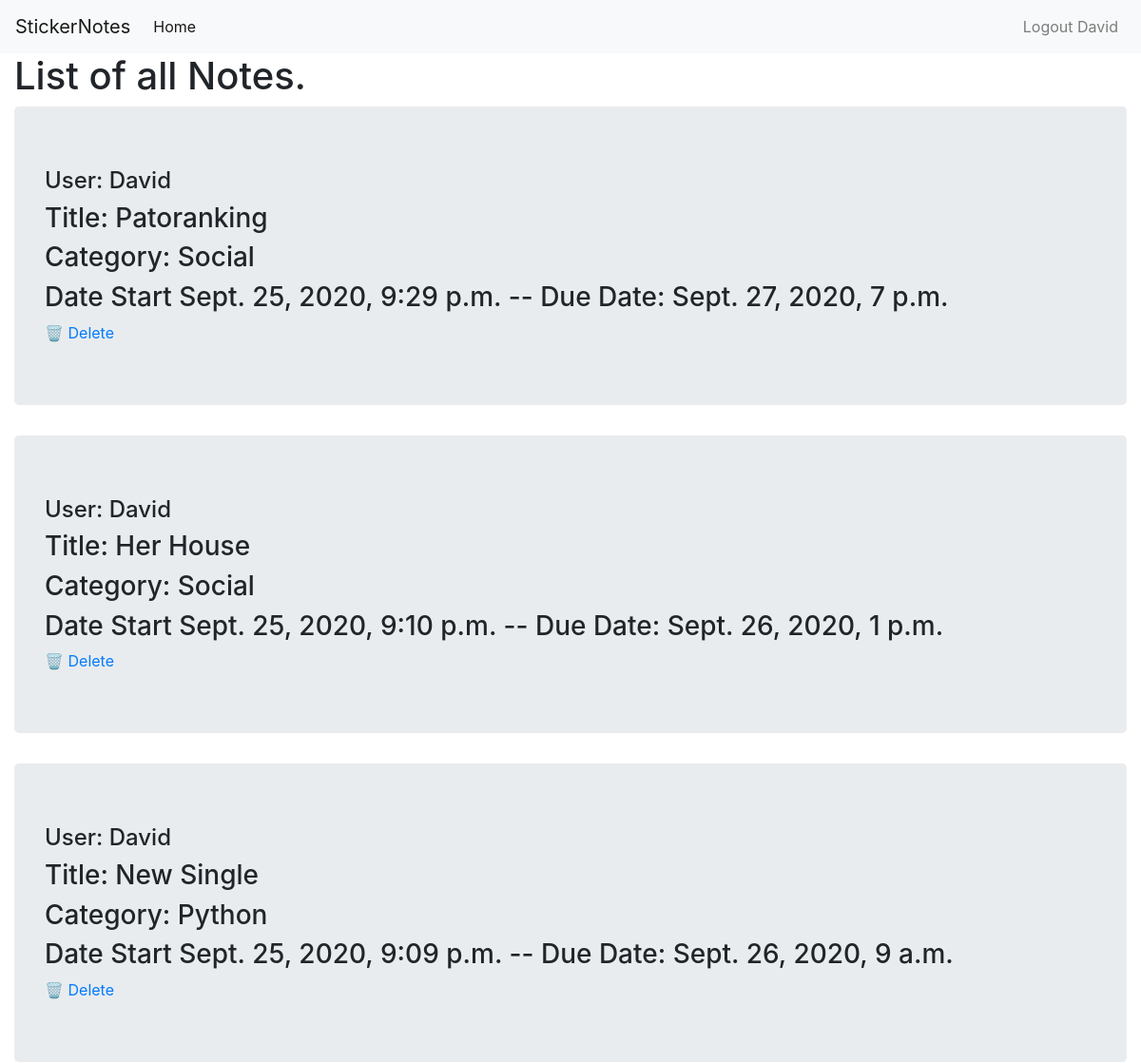
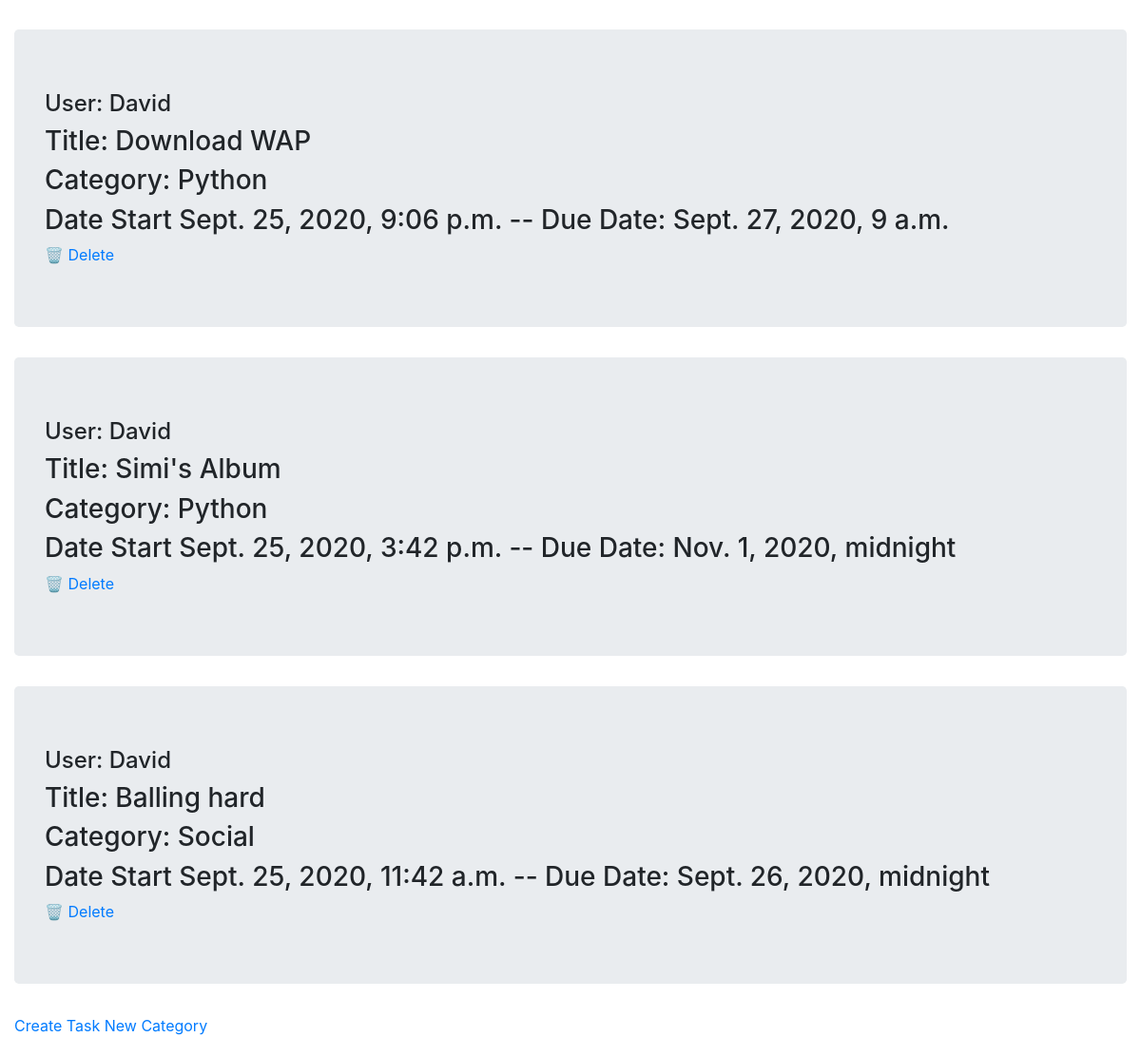
The app's page /notes/ (signed in), older data (2 pictures, top to bottom).
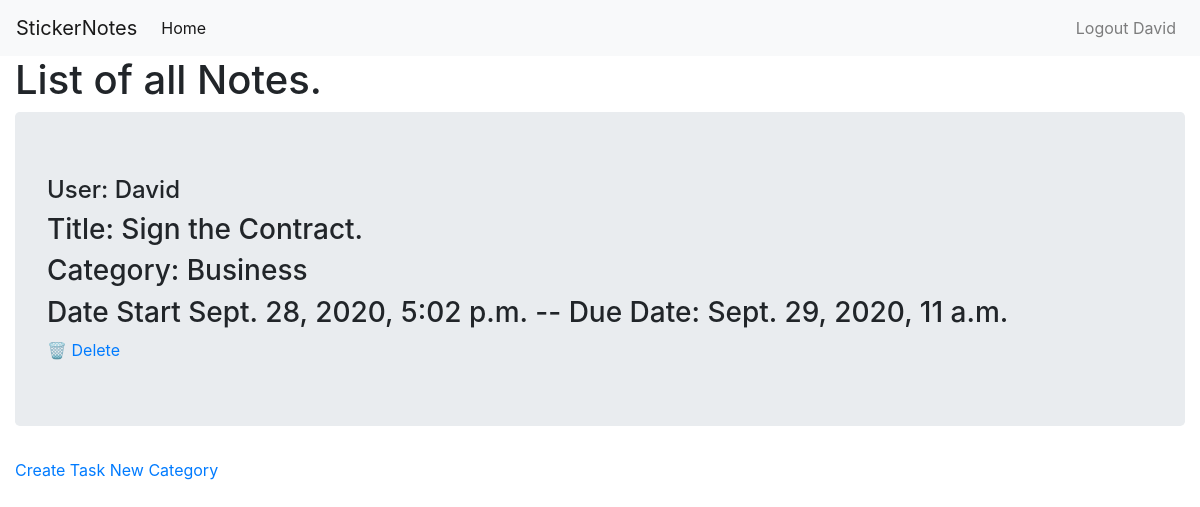
The same page, newer data.
### notesapp/models.py (models this page shows, shortened)
class Notes(models.Model):
    title = models.CharField(max_length=100)
    category = models.ForeignKey(Category, on_delete=models.CASCADE)
    author = models.ForeignKey(User, on_delete=models.CASCADE)
    pub_date = models.DateTimeField(auto_now_add=True)
    due_date = models.DateTimeField()
    class Meta():
        ordering = ['-pub_date']

class Category(models.Model):
    name = models.CharField(max_length=30)
    def __str__(self):
        return self.name

### notesapp/views.py (the view)
# urls.py: path('', views.ListNotes.as_view(), name='home')
class ListNotes(LoginRequiredMixin, ListView):
    model = Notes
    template_name = 'notesapp/home.html'
    def get_context_data(self, **kwargs):
        context = super().get_context_data(**kwargs)
        context['notes'] = Notes.objects.filter(author=self.request.user)
        return context

### notesapp/templates/notesapp/home.html
{% extends 'notesapp/base.html' %}
{% block david %}
<h1>List of all Notes.</h1>
{% if request.user.is_authenticated %}
{% for sticky in notes %}
<div class="jumbotron">
    <h4>User: {{sticky.author.username}}</h4>
    <h3>Title: {{sticky.title}}</h3>
    <h3>Category: {{sticky.category}}</h3>
    <h3>Date Start {{sticky.pub_date}} -- Due Date: {{sticky.due_date}}</h3>
    <a href="{% url 'delete_note' sticky.pk %}"> &#128465 Delete</a>
</div>
{% empty %}
<h1>You don't have notes</h1>
{% endfor %}
{% else %}
<h1>You have to be logged in to see your activities!</h1>
{% endif %}
<a href="{% url 'new_note' %}">Create Task</a>
<a href="{% url 'new_category' %}">New Category</a>
{% endblock %}

### notesapp/templates/notesapp/base.html (shortened to what this page needs)
<!DOCTYPE html>
<html>
<head>
    <link rel="stylesheet" href="https://stackpath.bootstrapcdn.com/bootstrap/4.5.2/css/bootstrap.min.css"
>
</head>
<body>
    <nav class="navbar navbar-expand-md navbar-light bg-light">
        <a class="navbar-brand" href="{% url 'home' %}">StickerNotes</a>
        <div class="collapse navbar-collapse" id="navbarNav">
            <ul class="navbar-nav mr-auto">
                <li class="nav-item active">
                    <a class="nav-link" href="{% url 'home' %}">Home <span class="sr-only">(current)</span></a>
                </li>
            </ul>
            {% if request.user.is_authenticated %}
            <ul class="navbar-nav">
                <li class="nav-item">
                    <a class="nav-link" href="{% url 'logout' %}">Logout {{request.user.username}}</a>
                </li>
            {% endif %}
        </div>
    </nav>
    <div class="container-fluid">
        {% block david %}
        {% endblock %}
    </div>
</body>
</html>

Row changes from the older to the newer data that the page shows:
removed Notes: author.username "David", title "Patoranking", category "Social", pub_date "Sept. 25, 2020, 9:29 p.m.", due_date "Sept. 27, 2020, 7 p.m."
removed Notes: author.username "David", title "Her House", category "Social", pub_date "Sept. 25, 2020, 9:10 p.m.", due_date "Sept. 26, 2020, 1 p.m."
removed Notes: author.username "David", title "New Single", category "Python", pub_date "Sept. 25, 2020, 9:09 p.m.", due_date "Sept. 26, 2020, 9 a.m."
removed Notes: author.username "David", title "Download WAP", category "Python", pub_date "Sept. 25, 2020, 9:06 p.m.", due_date "Sept. 27, 2020, 9 a.m."
removed Notes: author.username "David", title "Simi's Album", category "Python", pub_date "Sept. 25, 2020, 3:42 p.m.", due_date "Nov. 1, 2020, midnight"
removed Notes: author.username "David", title "Balling hard", category "Social", pub_date "Sept. 25, 2020, 11:42 a.m.", due_date "Sept. 26, 2020, midnight"
added Notes: author.username "David", title "Sign the Contract.", category "Business", pub_date "Sept. 28, 2020, 5:02 p.m.", due_date "Sept. 29, 2020, 11 a.m."
